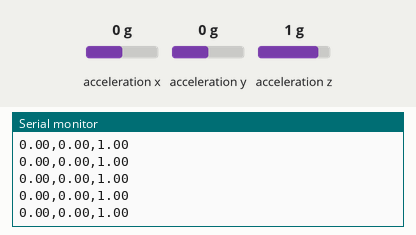
This sketch was run on a simulated Arduino Nano 33 BLE. On the bench: the last lines printed to the serial monitor. Inputs (shaded band) come from the test bench; at power-on: acceleration x 0 g, acceleration y 0 g, acceleration z 1 g.

Above: at 1.2 s.
1.3 s: acceleration x set to -1.4 g
At 2.4 s:
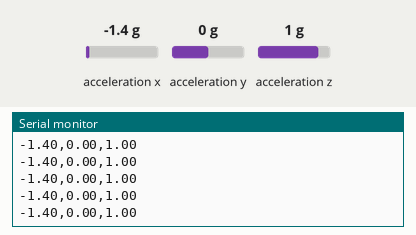
2.8 s: acceleration y set to -1.4 g
At 3.9 s:
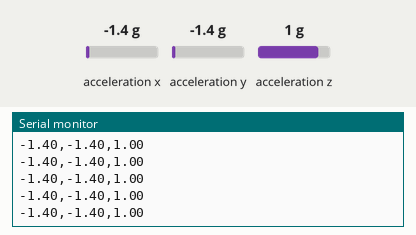
4.3 s: acceleration z set to -1.4 g
At 4.8 s:
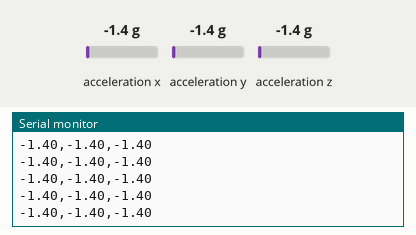

The sketch:

arduino_capture.ino
```cpp
#include <Arduino_LSM9DS1.h>

void setup() {
  Serial.begin(9600);
  while (!Serial)
    ;

  if (!IMU.begin()) {
    Serial.println("Failed to initialize IMU!");
    while (1)
      ;
  }

  Serial.print("Accelerometer sample rate = ");
  Serial.print(IMU.accelerationSampleRate()); // 104 Hz
  Serial.println(" Hz");
}

void loop() {
  float x, y, z;
  if (!IMU.accelerationAvailable()) {
    return;
  }

  IMU.readAcceleration(x, y, z);

  Serial.print(x);
  Serial.print(',');
  Serial.print(y);
  Serial.print(',');
  Serial.println(z);

  delay(10); // 0.01
}
```

Measured:
- after the input at 1.3 s, the serial monitor: prints a new line at once (image 1)
- after the input at 2.8 s, the serial monitor: prints a new line at once (image 2)
- after the input at 4.3 s, the serial monitor: prints a new line at once (image 3)
